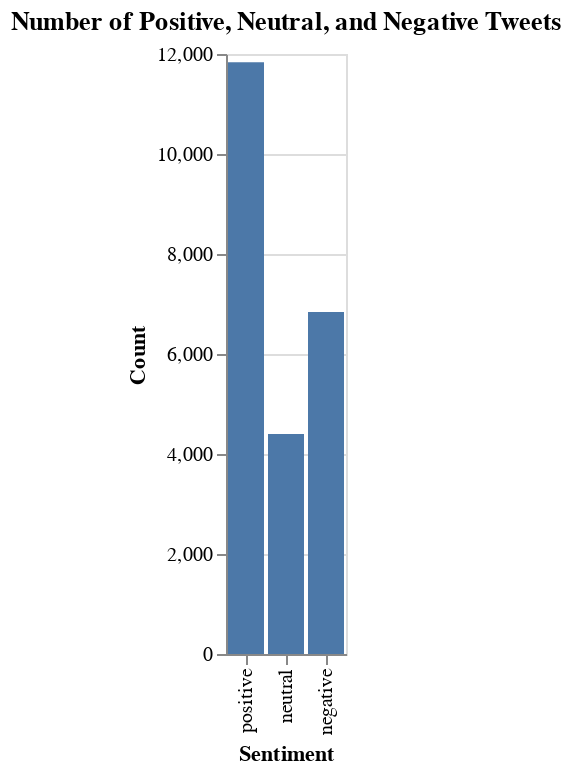

The notebook cell saved with this chart:
### Markdown cell above
Using the VADER sentiment analyzer the tweets were classified as either positive, neutral, or negative. At first, we believed that the tweets were likely more negative than positive, but in fact the tweets were classified as far more positive than negative, almost doubling the negatively classified tweets. The tweets classified as 'neutral' fall almost directly in between the tweets classified as positive and negative. The actual context and literal meaning of the tweets was not analyzed, nor the accuracy of the classification at this point, so there is certainly going to be a margin of error and some 'false positives' etc as the positivity is quite often a self directed compliment of sorts.

### Code cell
sentiment_chart = (
    alt.Chart(sentiment_counts)
    .mark_bar()
    .encode(
        x=alt.X("Sentiment:N", sort=["positive", "neutral", "negative"]),
        y=alt.Y("Count:Q"),
        tooltip=["Sentiment", "Count"]
    )
    .properties(
        title="Number of Positive, Neutral, and Negative Tweets"
    )
)

sentiment_chart

### Figure 1 — Vega-Lite specification as saved in the notebook (floating-point values rounded to 4 significant figures)
{"config": {"view": {"continuousWidth": 300, "continuousHeight": 300}}, "data": {"name": "data-549683f4f942db0b0f95af2e4728a02f"}, "mark": {"type": "bar"}, "encoding": {"tooltip": [{"field": "Sentiment", "type": "nominal"}, {"field": "Count", "type": "quantitative"}], "x": {"field": "Sentiment", "sort": ["positive", "neutral", "negative"], "type": "nominal"}, "y": {"field": "Count", "type": "quantitative"}}, "title": "Number of Positive, Neutral, and Negative Tweets", "$schema": "https://vega.github.io/schema/vega-lite/v5.20.1.json", "datasets": {"data-549683f4f942db0b0f95af2e4728a02f": [{"Sentiment": "negative", "Count": 6839}, {"Sentiment": "neutral", "Count": 4400}, {"Sentiment": "positive", "Count": 11836}]}}
